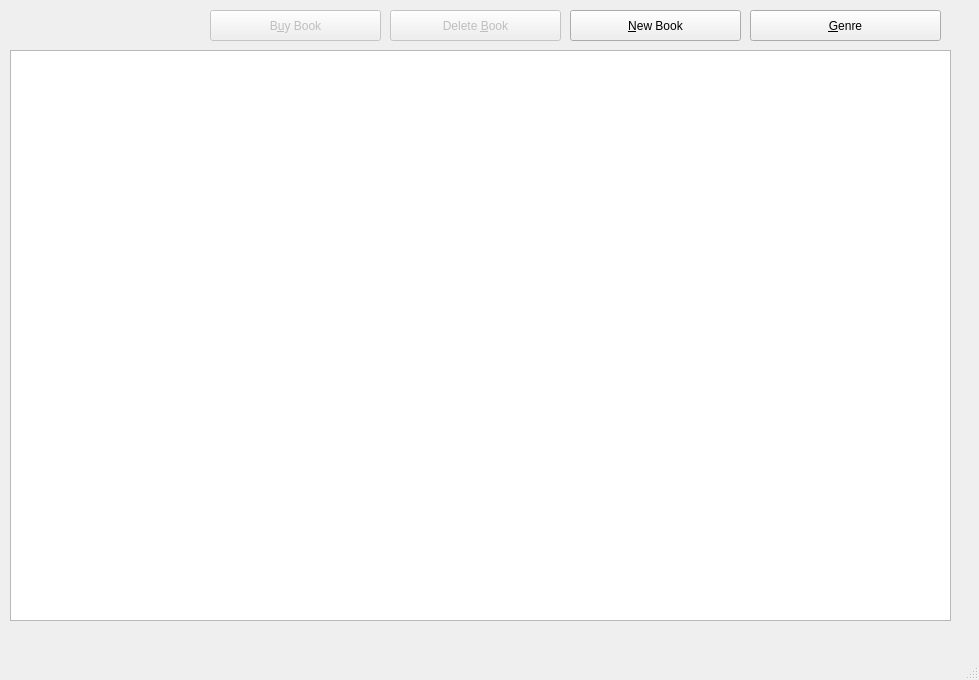
<?xml version="1.0" encoding="UTF-8"?>
<ui version="4.0">
 <class>MainWindow</class>
 <widget class="QMainWindow" name="MainWindow">
  <property name="geometry">
   <rect>
    <x>0</x>
    <y>0</y>
    <width>979</width>
    <height>680</height>
   </rect>
  </property>
  <property name="windowTitle">
   <string>Bookshop</string>
  </property>
  <widget class="QWidget" name="centralwidget">
   <widget class="QTableView" name="tableViewBooks">
    <property name="geometry">
     <rect>
      <x>10</x>
      <y>50</y>
      <width>941</width>
      <height>571</height>
     </rect>
    </property>
   </widget>
   <widget class="QPushButton" name="btnNewBook">
    <property name="geometry">
     <rect>
      <x>570</x>
      <y>10</y>
      <width>171</width>
      <height>31</height>
     </rect>
    </property>
    <property name="text">
     <string>&amp;New Book</string>
    </property>
   </widget>
   <widget class="QPushButton" name="BtnDialogGenre">
    <property name="geometry">
     <rect>
      <x>750</x>
      <y>10</y>
      <width>191</width>
      <height>31</height>
     </rect>
    </property>
    <property name="text">
     <string>&amp;Genre</string>
    </property>
   </widget>
   <widget class="QPushButton" name="btnDeleteBook">
    <property name="enabled">
     <bool>false</bool>
    </property>
    <property name="geometry">
     <rect>
      <x>390</x>
      <y>10</y>
      <width>171</width>
      <height>31</height>
     </rect>
    </property>
    <property name="text">
     <string>Delete &amp;Book</string>
    </property>
   </widget>
   <widget class="QPushButton" name="btnBuyBook">
    <property name="enabled">
     <bool>false</bool>
    </property>
    <property name="geometry">
     <rect>
      <x>210</x>
      <y>10</y>
      <width>171</width>
      <height>31</height>
     </rect>
    </property>
    <property name="text">
     <string>B&amp;uy Book</string>
    </property>
   </widget>
  </widget>
  <widget class="QMenuBar" name="menubar">
   <property name="geometry">
    <rect>
     <x>0</x>
     <y>0</y>
     <width>979</width>
     <height>22</height>
    </rect>
   </property>
  </widget>
  <widget class="QStatusBar" name="statusbar"/>
 </widget>
 <resources/>
 <connections/>
</ui>
